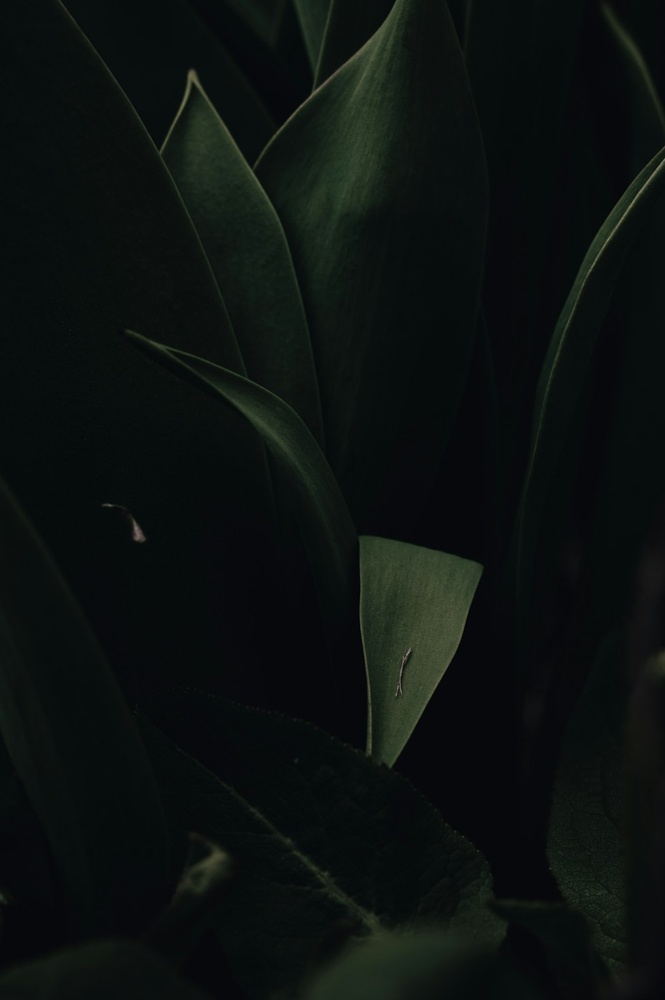
#> input picture original/random/photo-1620007930134-da777b4a68f0.jpeg, 665 x 1000 px, shrunk from 1080 x 1623 before the run; its folder holds only this picture in this run
$ python generate.py
#> lines starting #> are read from the running program, lines starting #| are printed output that depends on the picture
import os
import shutil
import cv2
import numpy as np
import random
import albumentations as A

# Supported image extensions
IMAGE_EXTS = (".jpg", ".jpeg", ".png", ".bmp", ".tiff", ".tif")

# Set your input and output directories here
INPUT_DIR = "./original"
OUTPUT_DIR = "./train"

GEN_SUFFIX = ""


def add_random_scribbles(image):
    """Add random lines, dots, and scribbles with random color, thickness, transparency, etc."""
    overlay = image.copy()
    h, w = image.shape[:2]
    num_elements = random.randint(1, 3)
    alpha = random.uniform(0.2, 0.7)

    for _ in range(num_elements):
        element_type = random.choice(["line", "dot", "scribble"])
        color = [random.randint(0, 255) for _ in range(3)]
        alpha = random.uniform(0.2, 0.7)
        thickness = random.randint(1, 8)
        if element_type == "line":
            pt1 = (random.randint(0, w - 1), random.randint(0, h - 1))
            pt2 = (random.randint(0, w - 1), random.randint(0, h - 1))
            cv2.line(overlay, pt1, pt2, color, thickness)
        elif element_type == "dot":
            center = (random.randint(0, w - 1), random.randint(0, h - 1))
            radius = random.randint(2, 15)
            cv2.circle(overlay, center, radius, color, -1)
        elif element_type == "scribble":
            num_points = random.randint(3, 8)
            points = np.array(
                [
                    [random.randint(0, w - 1), random.randint(0, h - 1)]
                    for _ in range(num_points)
                ],
                np.int32,
            )
            points = points.reshape((-1, 1, 2))
            cv2.polylines(overlay, [points], False, color, thickness)
    # Blend overlay with original image
    cv2.addWeighted(overlay, alpha, image, 1 - alpha, 0, image)
    return image


def transform_image(image):
    height, width = image.shape[:2]
    # Random crop: crop between 40% and 80% of the original size
    crop_height = random.randint(int(height * 0.4), int(height * 0.8))
    crop_width = random.randint(int(width * 0.4), int(width * 0.8))
    x_min = random.randint(0, width - crop_width)
    y_min = random.randint(0, height - crop_height)
    cropped = image[y_min : y_min + crop_height, x_min : x_min + crop_width]

    # Slightly less extreme blur
    transform = A.Compose(
        [
            A.HorizontalFlip(p=0.01),
            A.RandomBrightnessContrast(brightness_limit=0.5, contrast_limit=0.5, p=0.5),
            A.OneOf(
                [
                    A.MotionBlur(blur_limit=(5, 13), p=1.0),
                    A.MedianBlur(blur_limit=9, p=1.0),
                    A.Blur(blur_limit=9, p=1.0),
                    A.GaussianBlur(blur_limit=(5, 13), sigma_limit=(1.0, 5.0), p=1.0),
                ],
                p=1.0,
            ),
            A.RandomGamma(gamma_limit=(60, 180), p=0.5),
            A.HueSaturationValue(
                hue_shift_limit=30, sat_shift_limit=50, val_shift_limit=50, p=0.5
            ),
            A.Resize(height, width),  # Resize back to original size
        ]
    )
    augmented = transform(image=cropped)
    noisy = add_random_scribbles(augmented["image"])
    return noisy


def process_folder(folder_path, output_base, gen_suffix=GEN_SUFFIX):
#> called with folder_path = './original/random', output_base = './train', gen_suffix = ''
    parent, folder_name = os.path.split(folder_path.rstrip(os.sep))
    output_folder = os.path.join(output_base, folder_name + gen_suffix)
    print(f"\n---------- {folder_name}{gen_suffix} ----------")
    os.makedirs(output_folder, exist_ok=True)

    # Gather all image files first
    image_files = [
        fname for fname in os.listdir(folder_path) if fname.lower().endswith(IMAGE_EXTS)
    ]
    total = len(image_files) * 11  # 1 original + 10 augmentations per file
    count = 0

    for fname in image_files:
        img_path = os.path.join(folder_path, fname)
        image = cv2.imread(img_path)
#> image is the input picture: shape (1000, 665, 3); mean B, G, R 15.8, 17.1, 11.9
        if image is None:
            continue
        image_rgb = cv2.cvtColor(image, cv2.COLOR_BGR2RGB)
        name, ext = os.path.splitext(fname)

        # Save the original image as [name]-0.ext
        orig_out_path = os.path.join(output_folder, f"{name}-0{ext}")
        count += 1
        percent = int((count / total) * 100)
        print(f"({percent}%) ----- {name}-0{ext} -----")
        print(f"({percent}%) {os.path.relpath(orig_out_path)}")
        cv2.imwrite(orig_out_path, image)

        # Save 10 augmented versions as [name]-1.ext ... [name]-10.ext
        for i in range(1, 11):
            transformed = transform_image(image_rgb)
            output_image = cv2.cvtColor(transformed, cv2.COLOR_RGB2BGR)
            out_path = os.path.join(output_folder, f"{name}-{i}{ext}")
            count += 1
            percent = int((count / total) * 100)
            print(f"({percent}%) {os.path.relpath(out_path)}")
            cv2.imwrite(out_path, output_image)
#> this loop made 1 pass
#> pass 1, in transform_image, `cropped = image[y_min : y_min + crop_height, x_min : x_min + crop_width]`:
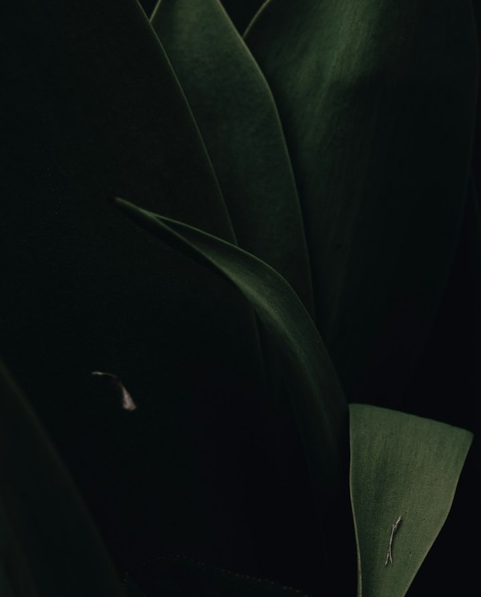
#> cropped: shape (597, 481, 3); mean R, G, B 13, 18.9, 16.8
#> after the loop, count = 1


if __name__ == "__main__":
    # Only delete folders if GEN_SUFFIX is not empty
    if GEN_SUFFIX and os.path.exists(OUTPUT_DIR):
        for entry in os.listdir(OUTPUT_DIR):
            full_path = os.path.join(OUTPUT_DIR, entry)
            if os.path.isdir(full_path) and entry.endswith(GEN_SUFFIX):
                shutil.rmtree(full_path)
    else:
        if not os.path.exists(OUTPUT_DIR):
            os.makedirs(OUTPUT_DIR, exist_ok=True)

    # Now process all non-_gen folders from the input directory
    for entry in os.listdir(INPUT_DIR):
        full_path = os.path.join(INPUT_DIR, entry)
        # Only skip folders ending with GEN_SUFFIX if GEN_SUFFIX is not empty
        if os.path.isdir(full_path) and (
            not GEN_SUFFIX or not entry.endswith(GEN_SUFFIX)
        ):
            process_folder(full_path, OUTPUT_DIR, GEN_SUFFIX)
#> (the call stopped at in transform_image, `transform = A.Compose( [ A.HorizontalFlip(p=0.01), A.RandomBrightnessC..`: albumentations is not available in this run)
#> pass 2 of the loop `for entry in os.listdir(INPUT_DIR):`:
#> parent = './original'; folder_name = 'skip'
#| ---------- skip ----------
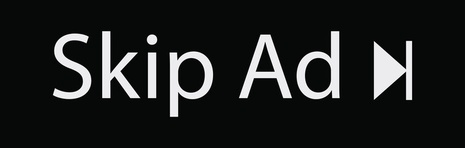
#> input picture original/skip/240_F_310671956_YMZWL5FDezaVdQ276JvjLqcGu4ALdCr2.jpg, 465 x 148 px, shrunk from 755 x 240 before the run
#> in process_folder, image is the input picture: shape (148, 465, 3); mean B, G, R 32.5, 33.1, 31.4
#> image_rgb: shape (148, 465, 3)
#| (9%) ----- 240_F_310671956_YMZWL5FDezaVdQ276JvjLqcGu4ALdCr2-0.jpg -----
#| (9%) train/skip/240_F_310671956_YMZWL5FDezaVdQ276JvjLqcGu4ALdCr2-0.jpg
#> the loop in process_folder, `for i in range(1, 11):` made 1 pass
#> pass 1, in transform_image (call 2), `cropped = image[y_min : y_min + crop_height, x_min : x_min + crop_width]`:
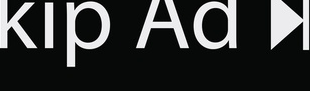
#> cropped: shape (91, 310, 3); mean R, G, B 52.6, 54.2, 53.8
#> after the loop in process_folder, `for i in range(1, 11):`: count = 1
